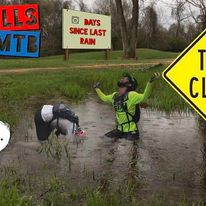
#> input picture data/pictures/Anthills_MTB_(Official_Group)/08_13_2022_16_13.jpg, 206 x 206 px; its folder holds only this picture in this run
$ jupyter execute text_extractor.ipynb
#> lines starting #> are read from the running program, lines starting #| are printed output that depends on the picture
[cell 1]
import os, sys, cv2
sys.path.append('..//venv//Lib//site-packages')
from pytesseract import pytesseract
from PIL import Image, ImageOps

ANTHILLS_DIR = os.path.join('..//data', 'pictures', 'Anthills_MTB_(Official_Group)')

[cell 2]
def get_text():

    tess_path = r'C:\Program Files\Tesseract-OCR\tesseract.exe'

    for file in os.listdir(ANTHILLS_DIR):
        image_path = os.path.join(ANTHILLS_DIR, file)
        image = cv2.imread(image_path)
#> image is the input picture: shape (206, 206, 3); mean B, G, R 69.8, 96.9, 103.1
        gray = cv2.cvtColor(image, cv2.COLOR_BGR2GRAY)
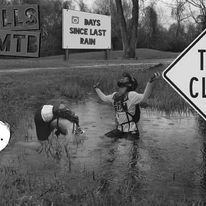
#> gray: shape (206, 206); min 0, max 255, mean 95.7
        blur = cv2.GaussianBlur(gray, (3,3), 0)
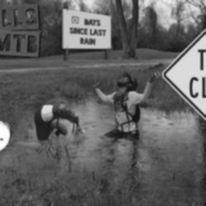
#> blur: shape (206, 206); min 18, max 255, mean 95.7
        display(blur)
